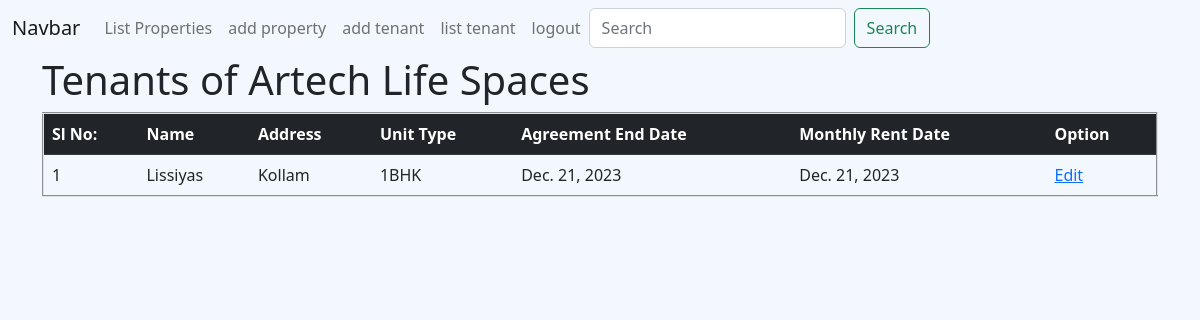
Screenshot of /properties/3/tenants/ (signed in) with the database file from the repository.
### estate_admin/models.py (models this page shows, shortened)
class Property(models.Model):
    name = models.CharField(max_length=255)
    address = models.TextField()
    location = models.TextField(default ='tvm')
    features = models.TextField(default ='superb')
    flats_1bhk = models.PositiveIntegerField(default=0)
    flats_2bhk = models.PositiveIntegerField(default=0)
    flats_3bhk = models.PositiveIntegerField(default=0)
    flats_4bhk = models.PositiveIntegerField(default=0)

class Tenant(models.Model):
    name = models.CharField(max_length=255)
    address = models.TextField()
    property = models.ForeignKey(Property, on_delete=models.SET_NULL, null=True, blank=True)
    unit_type = models.CharField(max_length=5, choices=UnitType.choices, default=UnitType.ONE_BHK)
    agreement_end_date = models.DateField(default=datetime.date.today)  # Corrected spelling
    monthly_rent_date = models.DateField(default=datetime.date.today)

### estate_admin/views.py (the view)
# urls.py: path('properties/<int:property_id>/tenants/', views.property_tenants, name='property-tenants'),
@login_required
def property_tenants(request, property_id):
    property_obj = get_object_or_404(Property, pk=property_id)
    tenants = Tenant.objects.filter(property=property_obj)
    context = {
        'property': property_obj,
        'tenants': tenants,
    }
    return render(request, 'estate_admin/property_tenants.html', context)

### estate_admin/templates/estate_admin/property_tenants.html
{% extends "estate_admin/index.html" %}
{% load static %}
{% block content %}
<h1>Tenants of {{ property.name }}</h1>
<table border="2" class="table">
    <thead class="table-dark">
        <tr>
            <th scope="col">Sl No:</th>
            <th scope="col">Name</th>
            <th scope="col">Address</th>
            <th scope="col">Unit Type</th>
            <th scope="col">Agreement End Date</th>
            <th scope="col">Monthly Rent Date</th>
            <th scope="col">Option</th>
        </tr>
    </thead>
    <tbody>
      <tr>
        {% for tenant in tenants %}
    <tr>
        <td>{{ forloop.counter }}</td>
        <td>{{ tenant.name }}</td>
        <td>{{ tenant.address }}</td>
        <td>{{ tenant.unit_type }}</td>
        <td>{{ tenant.agreement_end_date }}</td>
        <td>{{ tenant.monthly_rent_date }}</td>
        <td><a href="{% url 'update_tenant' tenant_id=tenant.id %}">Edit</a></td>
    </tr>
    {% empty %}
    <tr>
        <td colspan="5">No tenants found for this property.</td>
    </tr>
    {% endfor %}
    </tbody>
  </table>
{% endblock content %}

### estate_admin/static/estate_admin/styles.css (style rules this page uses)
body { background-color: #F3F8FF; }

### rows the page displays
Property: name "Artech Life Spaces"
Tenant: name "Lissiyas", address "Kollam", unit_type "1BHK", agreement_end_date "Dec. 21, 2023", monthly_rent_date "Dec. 21, 2023"
